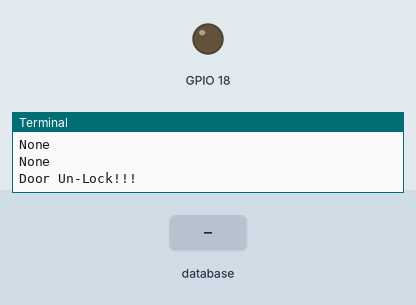
A program run on a simulated Raspberry Pi (BCM pin numbers). On the bench: output pins drawn as LEDs (lit = HIGH), the last lines printed to the terminal. The inputs (shaded band) are chosen by the test bench. Each call to the cloud database takes 0.3 s, and an entry nobody has set reads as its off value or as empty.

Above: at 1.2 s.
1.3 s: database entry "status" set to "LOCK"
At 2.9 s:
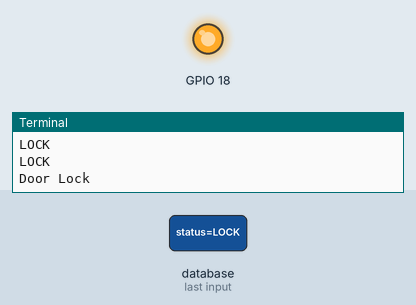
Timing chart, 0 to 4.4 s (numbered marks = the images above; inputs shaded):
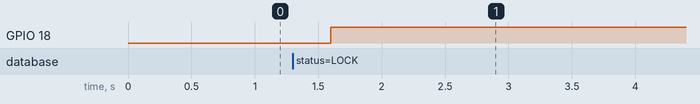

The program:

RelayFRB__3_.py
```python
import RPi.GPIO as GPIO
import time
import pyrebase

GPIO.setmode(GPIO.BCM)
GPIO.setup(18, GPIO.OUT)


config = {
  "apiKey": "AIzaSyAD_n2A5-R0yguKbVG87PvCmVvwGejg5m0",
  "authDomain": "smart-door-3ab68",
  "databaseURL": "https://smart-door-3ab68.firebaseio.com",
  "storageBucket": "smart-door-3ab68.appspot.com"
}
firebase = pyrebase.initialize_app(config)


global count
global mininterval
global starttime
global flow

global runtime

global db


starttime = 0
SleepTimeL = 10

def stream_handler(post):
    print(post["data"])
    global db
    global status

    dat = db.child("Lock").child("status").get()
    print (dat.val())
    status = dat.val()
    if(status == "LOCK"):
        print ("Door Lock")
        GPIO.output(18, GPIO.HIGH)

    else:
        print ("Door Un-Lock!!!")
        GPIO.output(18, GPIO.LOW)


def main():
    global db
    db = firebase.database()
    test = db.child("Lock").child("status").stream(stream_handler)

main()


while True:
    try:


        time.sleep(1)

    except KeyboardInterrupt:
        GPIO.cleanup()
        sys.exit()
```

Measured:
- after the input at 1.3 s, GPIO 18: LOW → HIGH after 0.30 s
